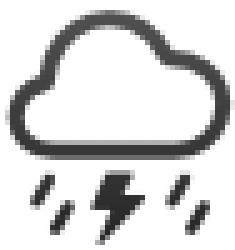
#> input picture weather-bitmaps/cloud.bolt.rain.png, 47 x 50 px (shown 5 times larger); its folder holds 4 pictures in this run
$ python png_to_bitmap.py
#> lines starting #> are read from the running program, lines starting #| are printed output that depends on the picture; after the words box and inside, x2 and y2 are one past the last pixel; in counts of white or black regions, pixels touching at a corner belong together
#!/usr/bin/env python3
"""Convert PNG icons to C bitmap arrays for GxEPD2"""

from PIL import Image
import os
from pathlib import Path

# [47 lines left out: function png_to_bitmap_c, not called in this run]

def generate_c_code(png_folder, target_size=40):
    """Generate C header with all bitmap arrays, resizing to target size"""
#> called with target_size = 40

    png_files = sorted(Path(png_folder).glob('*.png'))

    c_code = f"""#ifndef WEATHER_BITMAPS_H
#define WEATHER_BITMAPS_H

// Auto-generated from PNG files - {target_size}x{target_size} monochrome bitmaps
// Each bitmap is {target_size*target_size//8} bytes

"""

    for png_file in png_files:
        name = png_file.stem.replace('-', '_').replace(' ', '_').replace('.', '_')
        print(f"Processing {png_file.name} -> {name}_40x40")

        # Convert PNG to bitmap, resizing to target size
        bytes_list = []
        try:
            img = Image.open(str(png_file))
#> img is the input picture: PIL image 47x50 RGBA; mean R, G, B, A 7.2, 7.3, 7.2, 45

            # Scale to target size while preserving aspect ratio
            if img.size != (target_size, target_size):
                # Calculate scale factor to fit within target_size while maintaining aspect ratio
                scale = min(target_size / img.width, target_size / img.height)
#> scale = 0.8
                new_size = (int(img.width * scale), int(img.height * scale))
#> new_size = (37, 40)
                img = img.resize(new_size, Image.Resampling.LANCZOS)
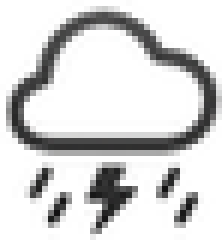
#> img: PIL image 37x40 RGBA (shown 6 times larger); mean R, G, B, A 8.5, 8.6, 8.6, 46.3; transparent parts drawn white

                # Create white canvas and paste scaled image centered
                canvas = Image.new('RGBA', (target_size, target_size), (255, 255, 255, 255))
#> canvas: PIL image 40x40 RGBA; every value is 255
                offset = ((target_size - new_size[0]) // 2, (target_size - new_size[1]) // 2)
#> offset = (1, 0)
                canvas.paste(img, offset, img if img.mode == 'RGBA' else None)
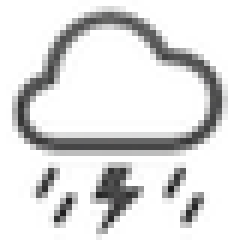
#> canvas: PIL image 40x40 RGBA (shown 6 times larger); mean R, G, B, A 216.4, 216.4, 216.4, 242.8; transparent parts drawn white
                img = canvas

            # Handle alpha channel - flatten to white background
            if img.mode == 'RGBA' or img.mode == 'LA' or 'transparency' in img.info:
                background = Image.new('RGB', img.size, (255, 255, 255))
#> background: PIL image 40x40 RGB; every value is 255
                if img.mode == 'RGBA':
                    background.paste(img, mask=img.split()[3])
                else:
                    background.paste(img)
                img = background
            elif img.mode != 'RGB':
                img = img.convert('RGB')

            # Convert to monochrome (1-bit)
            img = img.convert('1')
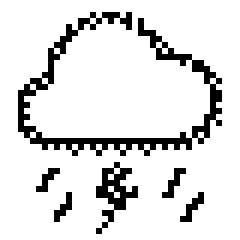
#> img: PIL image 40x40 1 (shown 6 times larger); 87.4% white; black in thin lines or dots, all inside (x1, y1, x2, y2) = (3, 2, 37, 39)

            # Get pixel data
            pixels = list(img.getdata())
#> pixels = 1600 values, max 255 at index 0, min 0 at index 95, mean 222.8

            # Convert to bytes (pack bits)
            for i in range(0, len(pixels), 8):
                byte = 0
                for j in range(8):
                    if i + j < len(pixels):
                        if pixels[i + j] == 0:  # Black pixel
                            byte |= (1 << (7 - j))
                bytes_list.append(byte)
#> this loop made 200 passes
#> i on passes 2 to 4: 8, 16, 24
#> after the loop, bytes_list = 200 values, max 255 at index 116, min 0 at index 0, mean 33.21
        except Exception as e:
            print(f"Error processing {png_file}: {e}")
            continue

        c_code += f"const unsigned char {name}_{target_size}x{target_size}[] PROGMEM = {{\n"

        # Format bytes nicely
        for i, byte in enumerate(bytes_list):
            if i % 16 == 0:
                c_code += "  "
            c_code += f"0x{byte:02x}"
            if i < len(bytes_list) - 1:
                c_code += ", "
            if (i + 1) % 16 == 0:
                c_code += "\n"
#> this loop made 200 passes
#> byte on passes 1 to 3: 0, 0, 0

        c_code += "\n};\n\n"
#> pass 2 of the loop in generate_c_code, `for png_file in png_files:`:
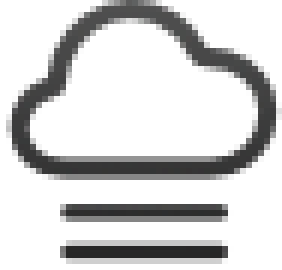
#> input picture weather-bitmaps/cloud.fog.png, 47 x 45 px (shown 6 times larger)
#> in generate_c_code, img is the input picture: PIL image 47x45 RGBA; mean R, G, B, A 7.3, 7.3, 7.3, 49.8
#> in generate_c_code, `canvas.paste(img, offset, img if img.mode == 'RGBA' else None)`:
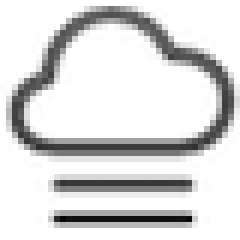
#> canvas: PIL image 40x40 RGBA (shown 6 times larger); mean R, G, B, A 211.3, 211.2, 211.2, 241.6; transparent parts drawn white
#> in generate_c_code, `img = img.convert('1')`:
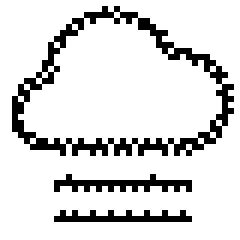
#> img: PIL image 40x40 1 (shown 6 times larger); 86% white; black in thin lines or dots, all inside (x1, y1, x2, y2) = (2, 1, 39, 37)
#> pixels = 1600 values, max 255 at index 0, min 0 at index 57, mean 219.3
#> the loop in generate_c_code, `for i in range(0, len(pixels), 8):` made 200 passes
#> after the loop in generate_c_code, `for i in range(0, len(pixels), 8):`: bytes_list = 200 values, max 255 at index 152, min 0 at index 0, mean 33.35
#> the loop in generate_c_code, `for i, byte in enumerate(bytes_list):` made 200 passes
#> pass 3 of the loop in generate_c_code, `for png_file in png_files:`:
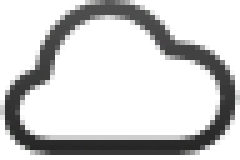
#> input picture weather-bitmaps/cloud.png, 48 x 32 px (shown 5 times larger)
#> in generate_c_code, img is the input picture: PIL image 48x32 RGBA; mean R, G, B, A 7, 7, 7, 52.4
#> in generate_c_code, `canvas.paste(img, offset, img if img.mode == 'RGBA' else None)`:
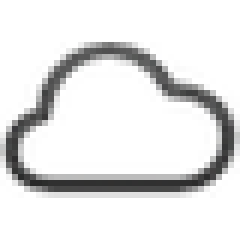
#> canvas: PIL image 40x40 RGBA (shown 6 times larger); mean R, G, B, A 223.2, 223.2, 223.2, 245.9; transparent parts drawn white
#> in generate_c_code, `img = img.convert('1')`:
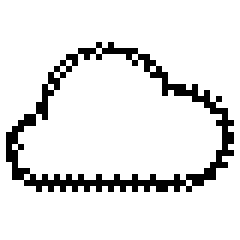
#> img: PIL image 40x40 1 (shown 6 times larger); 89.7% white; black in thin lines or dots, all inside (x1, y1, x2, y2) = (1, 7, 39, 32)
#> pixels = 1600 values, max 255 at index 0, min 0 at index 296, mean 228.7
#> after the loop in generate_c_code, `for i in range(0, len(pixels), 8):`: bytes_list = 200 values, max 255 at index 151, min 0 at index 0, mean 26.23
#> the loop made 4 passes; the first 3 are shown

    c_code += "#endif // WEATHER_BITMAPS_H\n"

    return c_code

# Generate for 40x40
output_dir = "/Users/colin/Projects/trmnl-view/src"
output_size = 40

code = generate_c_code("/Users/colin/Projects/trmnl-view/weather-bitmaps", output_size)

output_file = os.path.join(output_dir, "weather_bitmaps.h")
with open(output_file, 'w') as f:
    f.write(code)

print(f"✓ Generated {output_file}")
print(f"  Size: {len(code)} bytes of C code")

# Also show file sizes
import subprocess
#> (the run stopped early here; a loop or call above may not have finished)
